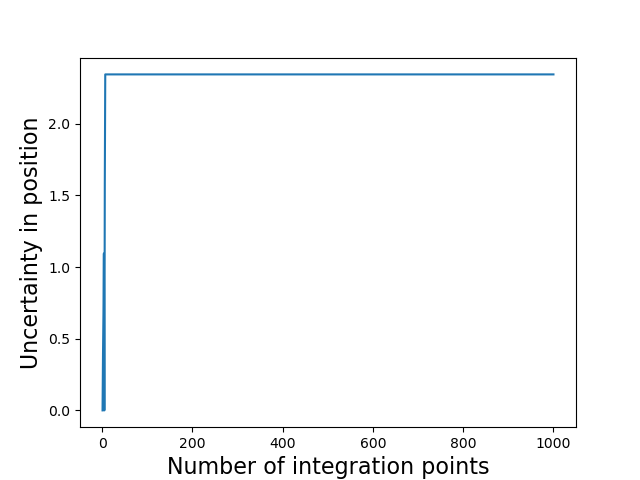

Python code for this plot:
# Importing necessary libraries 
import numpy as np 
import math
import scipy as sc
from scipy import integrate
import matplotlib.pyplot as plt

# Function for Hermite Polynomial calculation
def H(n,x):

    if n ==0:
        
        return 1
    
    elif n==1:

        return 2*x
    
    else:

        return 2*x*H(n-1,x)-2*(n-1)*H(n-2,x) 

# Function for wavefunction
def wavefunction_GH(n,x):

    const = 1/np.sqrt(2**n*math.factorial(n)*np.sqrt(math.pi))
    
    wave_func_GH = const*H(n,x)

    return wave_func_GH

# Function to determine intrgral
def x_squared_GH(x,n):

    return x**2*wavefunction_GH(n,x)**2

# Gauss-Hermite quadrature calculation
def integral_calc_GH(points_GH,n):

    roots_GH, weights_GH = sc.special.roots_hermite(points_GH)

    sum_GH = 0

    for i in np.arange(points_GH):
        sum_GH += weights_GH[i]*x_squared_GH(roots_GH[i], n)

    return np.sqrt(sum_GH)

# Calculating integral using Gauss-Hermite quadrature 
print(integral_calc_GH(100,5))

# Checking for correct integral
num_points = (np.linspace(1,1000,999)).astype(int)
int_check = np.zeros(len(num_points))

for i in range(len(num_points)):

    int_check[i] = integral_calc_GH(num_points[i], 5)

plt.plot( num_points, int_check)
plt.xlabel('Number of integration points', fontsize=16)
plt.ylabel('Uncertainty in position', fontsize=16)
plt.savefig('Problem_3d.png')